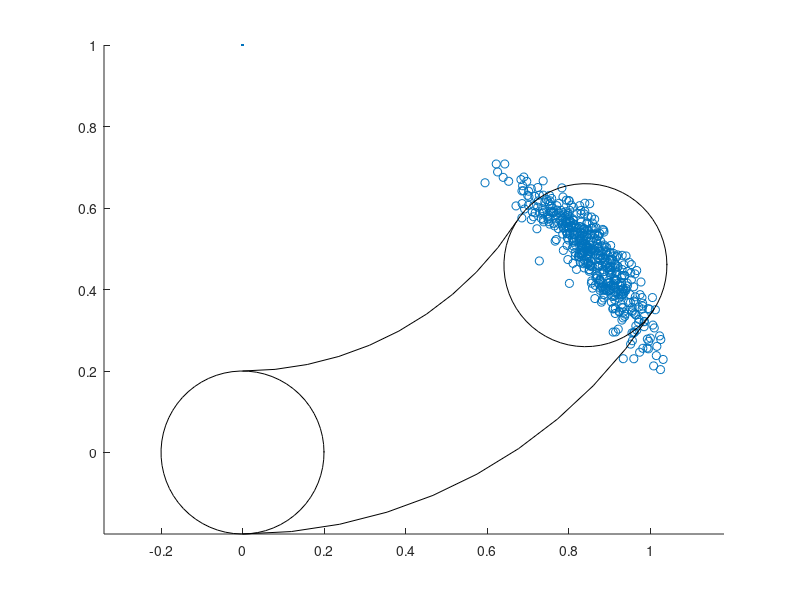

Here is the MATLAB script that generated this plot:

close all;
clc;
clear all;


theta = 0;
delta = 1;
[a1, a2, a3, a4, a5, a6] = deal(0, 0.03, 0.2, 0.04, 0.03, 0.02);
[u1, u2, u3] = deal(0.02, 0.03, 0.04);

sample = @(x) x * randn(1);

[v0, w0] = deal(1, 1);
[v, w] = deal(v0, w0);

tmp1 = a1 * (v0^2) + a2 * (w0^2);
tmp2 = a3 * (v0^2) + a4 * (w0^2);
tmp3 = a5 * (v0^2) + a6 * (w0^2);

x = [];
y = [];

for n = 1:500
    [v , w] = deal(v0+sample(tmp1), w0+sample(tmp2));
    x(n) = u1 + v/w * (-sin(theta) + sin(theta + w * delta) );
    y(n) = u2 + v/w * ( cos(theta) - cos(theta + w * delta) );
end

scatter(x, y , 'r.');
hold on;

plot(0, 1, '.');
hold on;
plot(0.8*cos(-pi/2:0.1:1-pi/2), 1+0.8*sin(-pi/2:0.1:1-pi/2) , 'black');
hold on;
plot(1.2*cos(-pi/2:0.1:1-pi/2), 1+1.2*sin(-pi/2:0.1:1-pi/2), 'black');
hold on;
plot(0.2*cos(0:0.1:2*pi+0.1), 0.2*sin(0:0.1:2*pi+0.1), 'black');
hold on;
plot(cos(1-pi/2)+0.2*cos(0:0.1:2*pi+0.1), 1+sin(1-pi/2)+0.2*sin(0:0.1:2*pi+0.1) , 'black');
hold on;
axis equal;